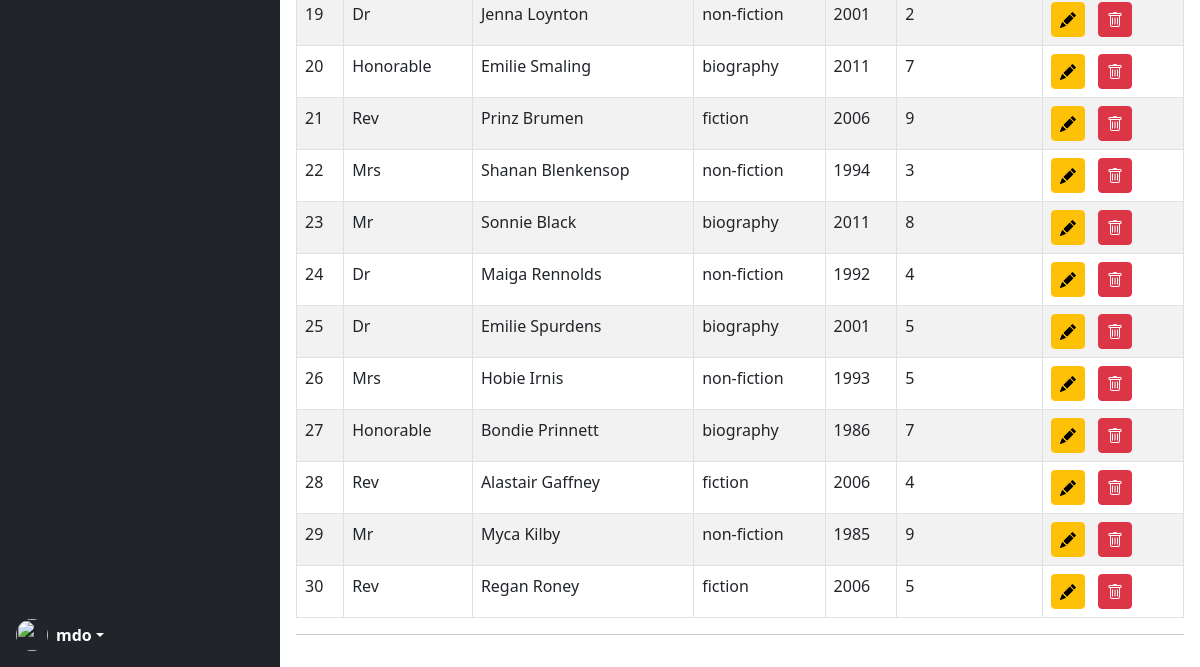
Page /vistas/libros.php (lower part) on the earlier database version.
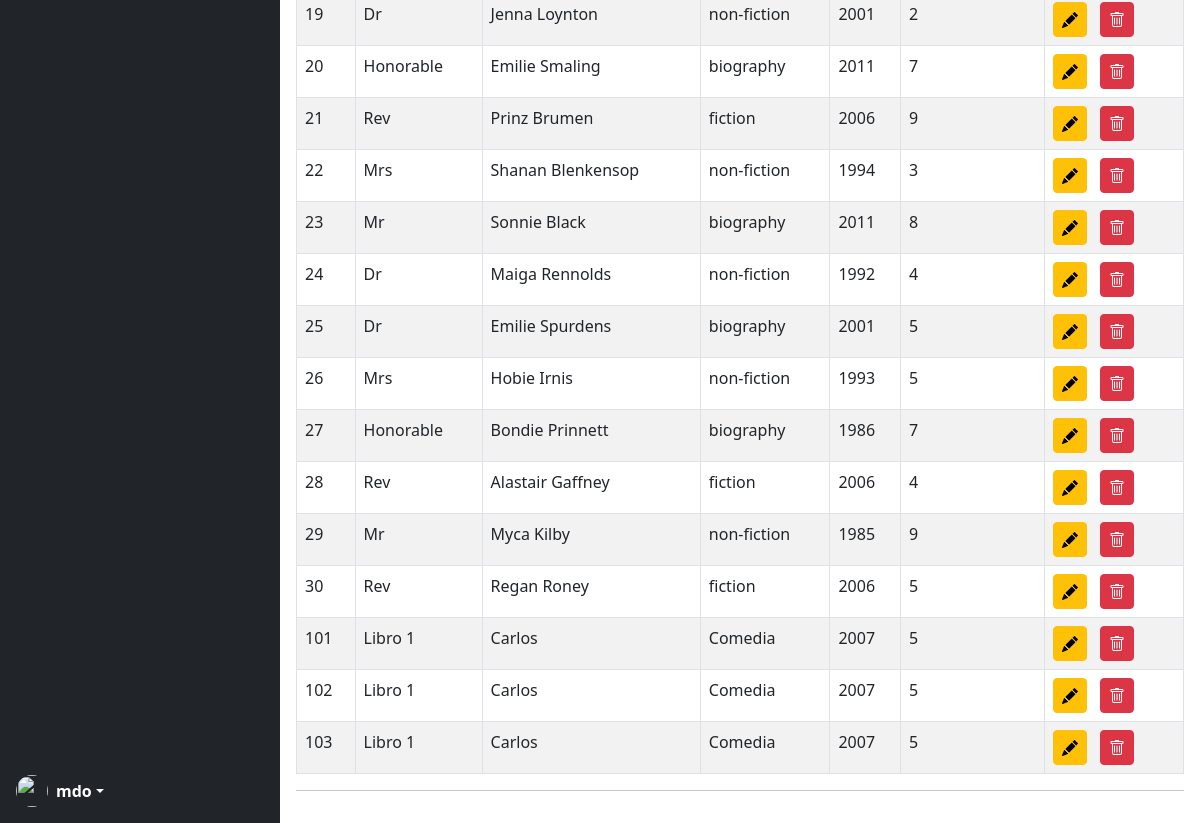
Same page on the later database version.
### tables this page shows
CREATE TABLE `libros` (
  `id` int(11) NOT NULL,
  `titulo` varchar(255) DEFAULT NULL,
  `autor` varchar(255) DEFAULT NULL,
  `genero` varchar(255) DEFAULT NULL,
  `anio` int(11) DEFAULT NULL,
  `cant_ejemplares` int(11) DEFAULT NULL
);

### controlador/controlador.php (called while the page is built, shortened)
<?php
include ('../modelos/clslibro.php');
function getLibros(){
    try {
        $conn =  connDB();
        $sql = "SELECT * FROM libros";
        $resultado = $conn->query($sql);
        $listaLibros = array();
        while ($fila = $resultado->fetch_assoc()) {
            $libro = new Libro($fila['id'], $fila['titulo'], $fila['autor'], $fila['genero'], $fila['anio'], $fila['cant_ejemplares']);
            $listaLibros[] = $libro;
        }
        return $listaLibros;
    } catch (Exception $e) {
        return $e->getMessage();
    }
}
?>

### modelos/clslibro.php (called while the page is built, shortened)
<?php
class Libro{
    private $id;
    private $titulo;
    private $autor;
    private $genero;
    private $anio;
    private $cant_ejemplares ;
    public function __construct($pId, $pTitulo, $pAutor, $pGenero, $pAnio, $pCant_ejemplares){
        $this->id = $pId;
        $this->titulo = $pTitulo;
        $this->autor = $pAutor;
        $this->genero = $pGenero;
        $this->anio = $pAnio;
        $this->cant_ejemplares = $pCant_ejemplares;
    }
    public function getId(){
        return $this->id;
    }
    public function getTitulo(){
        return $this->titulo;
    }
    public function getAutor(){
        return $this->autor;
    }
    public function getGenero(){
        return $this->genero;
    }
    public function getAnio(){
        return $this->anio;
    }
    public function getCantEjemplares(){
        return $this->cant_ejemplares;
    }
}
?>

### vistas/libros.php (the view, shortened to what this page needs)
<?php
require('../controlador/controlador.php');
?>
<!DOCTYPE html>
<html lang="en">
<head>
  <?php include '../layout/head.php';?>
</head>
<body>
  <main class="d-flex flex-nowrap">
    <?php include '../layout/sidebar.php';?>
    <div class="d-flex flex-column p-3 w-100 frame">
        <div class="container">
            <div class="row">
              <table class="table table-striped table-bordered">
                <tbody>
                  <?php
                  $libros = getLibros();
                  foreach ($libros as $libro) {
                  ?>
                    <tr>
                      <td><?=$libro->getId()?></td>
                      <td><?=$libro->getTitulo()?></td>
                      <td><?=$libro->getAutor()?></td>
                      <td><?=$libro->getGenero()?></td>
                      <td><?=$libro->getAnio()?></td>
                      <td><?=$libro->getCantEjemplares()?></td>
                      <td>
                          <button class="btn btn-warning btn-sm pb-2">
                          </button>
                          <button class="btn btn-danger btn-sm pb-2 mx-2">
                          </button>
                      </td>
                    </tr>
                  <?php
                  }
                  ?>
                </tbody>
              </table>
              <hr>
            </div>
        </div>
    </div>
  </main>
</body>
</html>

Differences in the rows shown:
added libros: id "101", titulo "Libro 1", autor "Carlos", genero "Comedia", anio "2007", cant_ejemplares "5"
added libros: id "102", titulo "Libro 1", autor "Carlos", genero "Comedia", anio "2007", cant_ejemplares "5"
added libros: id "103", titulo "Libro 1", autor "Carlos", genero "Comedia", anio "2007", cant_ejemplares "5"
